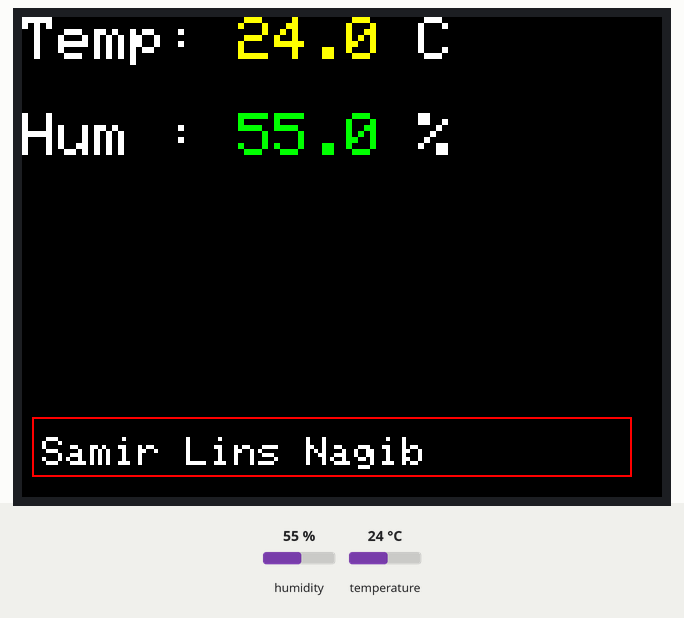
Recording of a sketch running on a simulated ESP32. Parts: 320×240 colour display. The inputs (shaded band) are chosen by the test bench; at power-on: humidity 55 %, temperature 24 °C.

Above: at 0.3 s.

Measured:
- what the display in image 0 shows lasts 15.0 s, from 0.3 s to 15.3 s

The sketch:

tempmonitor.ino
```cpp
#include <Wire.h>
#include <DHT12.h>
#include <M5Stack.h>
DHT12 dht12;

void setup() {

    M5.begin();
    Wire.begin();
    M5.Lcd.setBrightness(30);
    M5.Lcd.setCursor(0, 0);

}

void loop() {
    m5.Lcd.clear();
    float tmp = dht12.readTemperature();
    float hum = dht12.readHumidity();
    M5.Lcd.setCursor(0, 0);
    M5.Lcd.setTextColor(WHITE, BLACK);
    M5.Lcd.setTextSize(3);
    M5.Lcd.print("Temp: ");
    M5.Lcd.setTextColor(YELLOW, BLACK);
    M5.Lcd.printf("%2.1f", tmp);
    M5.Lcd.setTextColor(WHITE, BLACK);
    M5.Lcd.printf(" C\r\n");
    M5.Lcd.println("");
    M5.Lcd.print("Hum : ");
    M5.Lcd.setTextColor(GREEN, BLACK);
    M5.Lcd.printf("%2.1f", hum);
    M5.Lcd.setTextColor(WHITE, BLACK);
    M5.Lcd.printf(" %%\n");
    M5.Lcd.setTextSize(2);
    M5.Lcd.setCursor(10, 210);
    M5.Lcd.println("Samir Lins Nagib");
    M5.Lcd.drawRect(5,200,300,30,RED);
    delay(15000);

}
```
